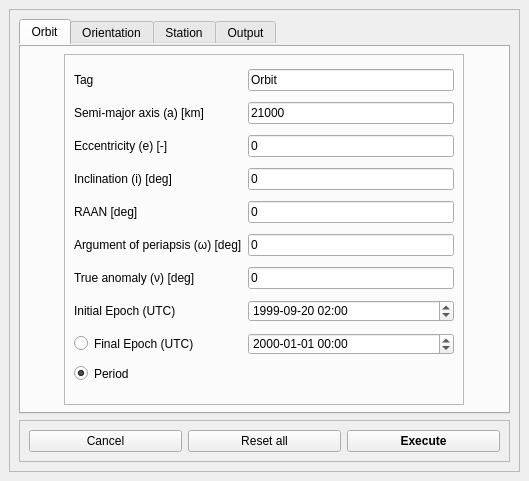
<?xml version="1.0" encoding="UTF-8"?>
<ui version="4.0">
 <class>MainWindow</class>
 <widget class="QMainWindow" name="MainWindow">
  <property name="geometry">
   <rect>
    <x>0</x>
    <y>0</y>
    <width>529</width>
    <height>481</height>
   </rect>
  </property>
  <property name="windowTitle">
   <string>MainWindow</string>
  </property>
  <widget class="QWidget" name="centralwidget">
   <layout class="QHBoxLayout" name="horizontalLayout_4">
    <item>
     <widget class="QFrame" name="frame_main">
      <property name="styleSheet">
       <string notr="true">border-color: rgba(255, 255, 255, 0);</string>
      </property>
      <property name="frameShape">
       <enum>QFrame::StyledPanel</enum>
      </property>
      <property name="frameShadow">
       <enum>QFrame::Raised</enum>
      </property>
      <layout class="QVBoxLayout" name="verticalLayout_2">
       <item>
        <widget class="QTabWidget" name="tabWidget">
         <property name="currentIndex">
          <number>0</number>
         </property>
         <widget class="QWidget" name="Tab_Orbit">
          <attribute name="title">
           <string>Orbit</string>
          </attribute>
          <layout class="QHBoxLayout" name="horizontalLayout_3">
           <item>
            <widget class="QFrame" name="frame_input">
             <property name="maximumSize">
              <size>
               <width>400</width>
               <height>500</height>
              </size>
             </property>
             <property name="frameShape">
              <enum>QFrame::StyledPanel</enum>
             </property>
             <property name="frameShadow">
              <enum>QFrame::Raised</enum>
             </property>
             <layout class="QGridLayout" name="gridLayout">
              <item row="5" column="1">
               <widget class="QLineEdit" name="lineEdit_argp">
                <property name="text">
                 <string>0</string>
                </property>
               </widget>
              </item>
              <item row="5" column="0">
               <widget class="QLabel" name="label_argp">
                <property name="text">
                 <string>Argument of periapsis (ω) [deg]</string>
                </property>
               </widget>
              </item>
              <item row="7" column="1">
               <widget class="QDateTimeEdit" name="dateTimeEdit_epoch1">
                <property name="dateTime">
                 <datetime>
                  <hour>2</hour>
                  <minute>0</minute>
                  <second>0</second>
                  <year>1999</year>
                  <month>9</month>
                  <day>20</day>
                 </datetime>
                </property>
                <property name="date">
                 <date>
                  <year>1999</year>
                  <month>9</month>
                  <day>20</day>
                 </date>
                </property>
                <property name="time">
                 <time>
                  <hour>2</hour>
                  <minute>0</minute>
                  <second>0</second>
                 </time>
                </property>
                <property name="displayFormat">
                 <string>yyyy-MM-dd HH:mm</string>
                </property>
                <property name="calendarPopup">
                 <bool>false</bool>
                </property>
                <property name="timeSpec">
                 <enum>Qt::UTC</enum>
                </property>
               </widget>
              </item>
              <item row="8" column="1">
               <widget class="QDateTimeEdit" name="dateTimeEdit_epoch2">
                <property name="displayFormat">
                 <string>yyyy-MM-dd HH:mm</string>
                </property>
               </widget>
              </item>
              <item row="0" column="0">
               <widget class="QLabel" name="label_tag">
                <property name="text">
                 <string>Tag</string>
                </property>
               </widget>
              </item>
              <item row="6" column="0">
               <widget class="QLabel" name="label_nu">
                <property name="text">
                 <string>True anomaly (ν) [deg]</string>
                </property>
               </widget>
              </item>
              <item row="2" column="0">
               <widget class="QLabel" name="label_ecc">
                <property name="text">
                 <string>Eccentricity (e) [-]</string>
                </property>
               </widget>
              </item>
              <item row="4" column="0">
               <widget class="QLabel" name="label_raan">
                <property name="text">
                 <string>RAAN [deg]</string>
                </property>
               </widget>
              </item>
              <item row="7" column="0">
               <widget class="QLabel" name="label_epoch1">
                <property name="text">
                 <string>Initial Epoch (UTC)</string>
                </property>
               </widget>
              </item>
              <item row="3" column="0">
               <widget class="QLabel" name="label_inc">
                <property name="text">
                 <string>Inclination (i) [deg]</string>
                </property>
               </widget>
              </item>
              <item row="1" column="1">
               <widget class="QLineEdit" name="lineEdit_a">
                <property name="text">
                 <string>21000</string>
                </property>
               </widget>
              </item>
              <item row="3" column="1">
               <widget class="QLineEdit" name="lineEdit_inc">
                <property name="text">
                 <string>0</string>
                </property>
               </widget>
              </item>
              <item row="4" column="1">
               <widget class="QLineEdit" name="lineEdit_raan">
                <property name="text">
                 <string>0</string>
                </property>
               </widget>
              </item>
              <item row="1" column="0">
               <widget class="QLabel" name="label_a">
                <property name="text">
                 <string>Semi-major axis (a) [km]</string>
                </property>
               </widget>
              </item>
              <item row="2" column="1">
               <widget class="QLineEdit" name="lineEdit_ecc">
                <property name="text">
                 <string>0</string>
                </property>
               </widget>
              </item>
              <item row="6" column="1">
               <widget class="QLineEdit" name="lineEdit_nu">
                <property name="text">
                 <string>0</string>
                </property>
               </widget>
              </item>
              <item row="0" column="1">
               <widget class="QLineEdit" name="lineEdit_tag">
                <property name="text">
                 <string>Orbit</string>
                </property>
               </widget>
              </item>
              <item row="10" column="0">
               <widget class="QRadioButton" name="radioButton_Period">
                <property name="text">
                 <string>Period</string>
                </property>
                <property name="checked">
                 <bool>true</bool>
                </property>
               </widget>
              </item>
              <item row="8" column="0">
               <widget class="QRadioButton" name="radioButton_FinalEpoch">
                <property name="text">
                 <string>Final Epoch (UTC)</string>
                </property>
                <property name="checked">
                 <bool>false</bool>
                </property>
               </widget>
              </item>
             </layout>
            </widget>
           </item>
          </layout>
         </widget>
         <widget class="QWidget" name="Tab_Orientation">
          <property name="minimumSize">
           <size>
            <width>473</width>
            <height>0</height>
           </size>
          </property>
          <attribute name="title">
           <string>Orientation</string>
          </attribute>
          <layout class="QHBoxLayout" name="horizontalLayout_6">
           <item>
            <widget class="QFrame" name="frame_4">
             <property name="maximumSize">
              <size>
               <width>400</width>
               <height>16777215</height>
              </size>
             </property>
             <property name="frameShape">
              <enum>QFrame::StyledPanel</enum>
             </property>
             <property name="frameShadow">
              <enum>QFrame::Raised</enum>
             </property>
             <layout class="QGridLayout" name="gridLayout_2">
              <item row="0" column="0">
               <widget class="QRadioButton" name="radioButton_SunPointing">
                <property name="text">
                 <string>Sun-pointing</string>
                </property>
                <property name="checked">
                 <bool>false</bool>
                </property>
               </widget>
              </item>
              <item row="0" column="2">
               <widget class="QRadioButton" name="radioButton_NadirPointing">
                <property name="text">
                 <string>Nadir-pointing</string>
                </property>
                <property name="checked">
                 <bool>true</bool>
                </property>
               </widget>
              </item>
              <item row="1" column="0">
               <widget class="QLabel" name="label_OrientedFace">
                <property name="text">
                 <string>Oriented face</string>
                </property>
               </widget>
              </item>
              <item row="1" column="2">
               <widget class="QComboBox" name="comboBox_OrientedFace_select">
                <property name="duplicatesEnabled">
                 <bool>false</bool>
                </property>
                <item>
                 <property name="text">
                  <string>+X</string>
                 </property>
                </item>
                <item>
                 <property name="text">
                  <string>-X</string>
                 </property>
                </item>
                <item>
                 <property name="text">
                  <string>+Y</string>
                 </property>
                </item>
                <item>
                 <property name="text">
                  <string>-Y</string>
                 </property>
                </item>
                <item>
                 <property name="text">
                  <string>+Z</string>
                 </property>
                </item>
                <item>
                 <property name="text">
                  <string>-Z</string>
                 </property>
                </item>
               </widget>
              </item>
             </layout>
            </widget>
           </item>
          </layout>
         </widget>
         <widget class="QWidget" name="Tab_Station">
          <attribute name="title">
           <string>Station</string>
          </attribute>
          <layout class="QHBoxLayout" name="horizontalLayout">
           <item>
            <widget class="QFrame" name="frame">
             <property name="maximumSize">
              <size>
               <width>400</width>
               <height>16777215</height>
              </size>
             </property>
             <property name="frameShape">
              <enum>QFrame::StyledPanel</enum>
             </property>
             <property name="frameShadow">
              <enum>QFrame::Raised</enum>
             </property>
             <layout class="QFormLayout" name="formLayout">
              <item row="0" column="0">
               <widget class="QCheckBox" name="checkBox_station">
                <property name="text">
                 <string>Existing station?</string>
                </property>
                <property name="checked">
                 <bool>false</bool>
                </property>
               </widget>
              </item>
              <item row="1" column="0">
               <widget class="QLabel" name="label_station_tag">
                <property name="font">
                 <font>
                  <bold>false</bold>
                 </font>
                </property>
                <property name="text">
                 <string>Tag</string>
                </property>
               </widget>
              </item>
              <item row="1" column="1">
               <widget class="QLineEdit" name="lineEdit_station_tag">
                <property name="enabled">
                 <bool>false</bool>
                </property>
                <property name="text">
                 <string>Madrid</string>
                </property>
                <property name="dragEnabled">
                 <bool>false</bool>
                </property>
                <property name="readOnly">
                 <bool>false</bool>
                </property>
               </widget>
              </item>
              <item row="2" column="0">
               <widget class="QLabel" name="label_3">
                <property name="text">
                 <string>Latitude</string>
                </property>
               </widget>
              </item>
              <item row="2" column="1">
               <widget class="QLineEdit" name="lineEdit_station_coord_lat">
                <property name="enabled">
                 <bool>false</bool>
                </property>
                <property name="text">
                 <string>40.416729</string>
                </property>
               </widget>
              </item>
              <item row="3" column="0">
               <widget class="QLabel" name="label_2">
                <property name="text">
                 <string>Longitude</string>
                </property>
               </widget>
              </item>
              <item row="3" column="1">
               <widget class="QLineEdit" name="lineEdit_station_coord_long">
                <property name="enabled">
                 <bool>false</bool>
                </property>
                <property name="text">
                 <string>-3.703339</string>
                </property>
               </widget>
              </item>
             </layout>
            </widget>
           </item>
          </layout>
         </widget>
         <widget class="QWidget" name="Tab_Output">
          <property name="minimumSize">
           <size>
            <width>473</width>
            <height>0</height>
           </size>
          </property>
          <attribute name="title">
           <string>Output</string>
          </attribute>
          <layout class="QHBoxLayout" name="horizontalLayout_5">
           <item>
            <widget class="QFrame" name="frame_2">
             <property name="maximumSize">
              <size>
               <width>400</width>
               <height>16777215</height>
              </size>
             </property>
             <property name="frameShape">
              <enum>QFrame::StyledPanel</enum>
             </property>
             <property name="frameShadow">
              <enum>QFrame::Raised</enum>
             </property>
             <layout class="QGridLayout" name="gridLayout_3">
              <item row="0" column="0">
               <widget class="QCheckBox" name="checkBox_orbitview">
                <property name="text">
                 <string>3D Orbit View</string>
                </property>
                <property name="checked">
                 <bool>false</bool>
                </property>
               </widget>
              </item>
              <item row="2" column="0">
               <widget class="QCheckBox" name="checkBox_ephem">
                <property name="text">
                 <string>Ephemerides</string>
                </property>
                <property name="checked">
                 <bool>false</bool>
                </property>
               </widget>
              </item>
              <item row="3" column="0">
               <widget class="QCheckBox" name="checkBox_Eclipse">
                <property name="text">
                 <string>Eclipse</string>
                </property>
                <property name="checked">
                 <bool>false</bool>
                </property>
               </widget>
              </item>
              <item row="1" column="0">
               <widget class="QCheckBox" name="checkBox_groundtrack">
                <property name="text">
                 <string>Ground Track</string>
                </property>
                <property name="checked">
                 <bool>false</bool>
                </property>
               </widget>
              </item>
              <item row="0" column="2">
               <widget class="QSpinBox" name="spinBox_NumPositions3D">
                <property name="alignment">
                 <set>Qt::AlignRight|Qt::AlignTrailing|Qt::AlignVCenter</set>
                </property>
                <property name="value">
                 <number>10</number>
                </property>
               </widget>
              </item>
              <item row="1" column="2">
               <widget class="QComboBox" name="comboBox_groundtrack_select">
                <property name="layoutDirection">
                 <enum>Qt::LeftToRight</enum>
                </property>
                <property name="editable">
                 <bool>true</bool>
                </property>
                <property name="duplicatesEnabled">
                 <bool>false</bool>
                </property>
                <item>
                 <property name="text">
                  <string>2D</string>
                 </property>
                </item>
                <item>
                 <property name="text">
                  <string>3D</string>
                 </property>
                </item>
               </widget>
              </item>
              <item row="0" column="1">
               <widget class="QLabel" name="label">
                <property name="text">
                 <string>Number of positions:</string>
                </property>
                <property name="alignment">
                 <set>Qt::AlignRight|Qt::AlignTrailing|Qt::AlignVCenter</set>
                </property>
               </widget>
              </item>
              <item row="1" column="1">
               <widget class="QLabel" name="label_4">
                <property name="text">
                 <string>Type:</string>
                </property>
                <property name="alignment">
                 <set>Qt::AlignRight|Qt::AlignTrailing|Qt::AlignVCenter</set>
                </property>
               </widget>
              </item>
             </layout>
            </widget>
           </item>
          </layout>
         </widget>
        </widget>
       </item>
       <item>
        <widget class="QFrame" name="frame_buttons">
         <property name="maximumSize">
          <size>
           <width>1000</width>
           <height>50</height>
          </size>
         </property>
         <property name="styleSheet">
          <string notr="true"/>
         </property>
         <property name="frameShape">
          <enum>QFrame::StyledPanel</enum>
         </property>
         <property name="frameShadow">
          <enum>QFrame::Raised</enum>
         </property>
         <layout class="QHBoxLayout" name="horizontalLayout_2">
          <item>
           <widget class="QPushButton" name="pushButton_cancel">
            <property name="maximumSize">
             <size>
              <width>16777215</width>
              <height>50</height>
             </size>
            </property>
            <property name="font">
             <font>
              <kerning>true</kerning>
             </font>
            </property>
            <property name="styleSheet">
             <string notr="true"/>
            </property>
            <property name="text">
             <string>Cancel</string>
            </property>
           </widget>
          </item>
          <item>
           <widget class="QPushButton" name="pushButton_reset">
            <property name="maximumSize">
             <size>
              <width>16777215</width>
              <height>50</height>
             </size>
            </property>
            <property name="text">
             <string>Reset all</string>
            </property>
            <property name="default">
             <bool>false</bool>
            </property>
            <property name="flat">
             <bool>false</bool>
            </property>
           </widget>
          </item>
          <item>
           <widget class="QPushButton" name="pushButton_execute">
            <property name="maximumSize">
             <size>
              <width>16777215</width>
              <height>50</height>
             </size>
            </property>
            <property name="sizeIncrement">
             <size>
              <width>0</width>
              <height>0</height>
             </size>
            </property>
            <property name="font">
             <font>
              <bold>true</bold>
             </font>
            </property>
            <property name="text">
             <string>Execute</string>
            </property>
            <property name="flat">
             <bool>false</bool>
            </property>
           </widget>
          </item>
         </layout>
        </widget>
       </item>
      </layout>
     </widget>
    </item>
   </layout>
  </widget>
 </widget>
 <resources/>
 <connections>
  <connection>
   <sender>checkBox_station</sender>
   <signal>toggled(bool)</signal>
   <receiver>lineEdit_station_tag</receiver>
   <slot>setEnabled(bool)</slot>
   <hints>
    <hint type="sourcelabel">
     <x>117</x>
     <y>129</y>
    </hint>
    <hint type="destinationlabel">
     <x>366</x>
     <y>209</y>
    </hint>
   </hints>
  </connection>
  <connection>
   <sender>checkBox_station</sender>
   <signal>toggled(bool)</signal>
   <receiver>lineEdit_station_coord_lat</receiver>
   <slot>setEnabled(bool)</slot>
   <hints>
    <hint type="sourcelabel">
     <x>117</x>
     <y>129</y>
    </hint>
    <hint type="destinationlabel">
     <x>366</x>
     <y>290</y>
    </hint>
   </hints>
  </connection>
  <connection>
   <sender>checkBox_groundtrack</sender>
   <signal>toggled(bool)</signal>
   <receiver>comboBox_groundtrack_select</receiver>
   <slot>setEnabled(bool)</slot>
   <hints>
    <hint type="sourcelabel">
     <x>234</x>
     <y>239</y>
    </hint>
    <hint type="destinationlabel">
     <x>376</x>
     <y>240</y>
    </hint>
   </hints>
  </connection>
  <connection>
   <sender>pushButton_reset</sender>
   <signal>clicked()</signal>
   <receiver>lineEdit_tag</receiver>
   <slot>clear()</slot>
   <hints>
    <hint type="sourcelabel">
     <x>301</x>
     <y>424</y>
    </hint>
    <hint type="destinationlabel">
     <x>344</x>
     <y>82</y>
    </hint>
   </hints>
  </connection>
  <connection>
   <sender>pushButton_reset</sender>
   <signal>clicked()</signal>
   <receiver>lineEdit_a</receiver>
   <slot>clear()</slot>
   <hints>
    <hint type="sourcelabel">
     <x>301</x>
     <y>424</y>
    </hint>
    <hint type="destinationlabel">
     <x>344</x>
     <y>151</y>
    </hint>
   </hints>
  </connection>
  <connection>
   <sender>pushButton_reset</sender>
   <signal>clicked()</signal>
   <receiver>lineEdit_ecc</receiver>
   <slot>clear()</slot>
   <hints>
    <hint type="sourcelabel">
     <x>301</x>
     <y>424</y>
    </hint>
    <hint type="destinationlabel">
     <x>344</x>
     <y>183</y>
    </hint>
   </hints>
  </connection>
  <connection>
   <sender>pushButton_reset</sender>
   <signal>clicked()</signal>
   <receiver>lineEdit_argp</receiver>
   <slot>clear()</slot>
   <hints>
    <hint type="sourcelabel">
     <x>301</x>
     <y>424</y>
    </hint>
    <hint type="destinationlabel">
     <x>344</x>
     <y>279</y>
    </hint>
   </hints>
  </connection>
  <connection>
   <sender>pushButton_reset</sender>
   <signal>clicked()</signal>
   <receiver>lineEdit_raan</receiver>
   <slot>clear()</slot>
   <hints>
    <hint type="sourcelabel">
     <x>301</x>
     <y>424</y>
    </hint>
    <hint type="destinationlabel">
     <x>344</x>
     <y>247</y>
    </hint>
   </hints>
  </connection>
  <connection>
   <sender>pushButton_reset</sender>
   <signal>clicked()</signal>
   <receiver>lineEdit_inc</receiver>
   <slot>clear()</slot>
   <hints>
    <hint type="sourcelabel">
     <x>301</x>
     <y>424</y>
    </hint>
    <hint type="destinationlabel">
     <x>344</x>
     <y>215</y>
    </hint>
   </hints>
  </connection>
  <connection>
   <sender>pushButton_reset</sender>
   <signal>clicked()</signal>
   <receiver>lineEdit_nu</receiver>
   <slot>clear()</slot>
   <hints>
    <hint type="sourcelabel">
     <x>301</x>
     <y>424</y>
    </hint>
    <hint type="destinationlabel">
     <x>344</x>
     <y>311</y>
    </hint>
   </hints>
  </connection>
  <connection>
   <sender>pushButton_reset</sender>
   <signal>clicked()</signal>
   <receiver>lineEdit_station_tag</receiver>
   <slot>clear()</slot>
   <hints>
    <hint type="sourcelabel">
     <x>301</x>
     <y>424</y>
    </hint>
    <hint type="destinationlabel">
     <x>366</x>
     <y>209</y>
    </hint>
   </hints>
  </connection>
  <connection>
   <sender>pushButton_reset</sender>
   <signal>clicked()</signal>
   <receiver>lineEdit_station_coord_lat</receiver>
   <slot>clear()</slot>
   <hints>
    <hint type="sourcelabel">
     <x>301</x>
     <y>424</y>
    </hint>
    <hint type="destinationlabel">
     <x>366</x>
     <y>290</y>
    </hint>
   </hints>
  </connection>
  <connection>
   <sender>pushButton_cancel</sender>
   <signal>clicked()</signal>
   <receiver>MainWindow</receiver>
   <slot>close()</slot>
   <hints>
    <hint type="sourcelabel">
     <x>121</x>
     <y>424</y>
    </hint>
    <hint type="destinationlabel">
     <x>301</x>
     <y>235</y>
    </hint>
   </hints>
  </connection>
  <connection>
   <sender>checkBox_station</sender>
   <signal>toggled(bool)</signal>
   <receiver>lineEdit_station_coord_long</receiver>
   <slot>setEnabled(bool)</slot>
   <hints>
    <hint type="sourcelabel">
     <x>117</x>
     <y>113</y>
    </hint>
    <hint type="destinationlabel">
     <x>366</x>
     <y>307</y>
    </hint>
   </hints>
  </connection>
  <connection>
   <sender>checkBox_orbitview</sender>
   <signal>toggled(bool)</signal>
   <receiver>spinBox_NumPositions3D</receiver>
   <slot>setEnabled(bool)</slot>
   <hints>
    <hint type="sourcelabel">
     <x>134</x>
     <y>115</y>
    </hint>
    <hint type="destinationlabel">
     <x>393</x>
     <y>115</y>
    </hint>
   </hints>
  </connection>
 </connections>
</ui>
